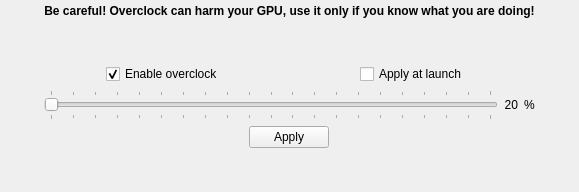
      <widget class="QWidget" name="overclockTab">
       <attribute name="title">
        <string>Overclock</string>
       </attribute>
       <layout class="QGridLayout" name="gridLayout_7">
        <property name="leftMargin">
         <number>4</number>
        </property>
        <property name="topMargin">
         <number>4</number>
        </property>
        <property name="rightMargin">
         <number>4</number>
        </property>
        <property name="bottomMargin">
         <number>4</number>
        </property>
        <item row="0" column="0">
         <layout class="QHBoxLayout" name="horizontalLayout_13">
          <item>
           <spacer name="horizontalSpacer_5">
            <property name="orientation">
             <enum>Qt::Horizontal</enum>
            </property>
            <property name="sizeHint" stdset="0">
             <size>
              <width>40</width>
              <height>20</height>
             </size>
            </property>
           </spacer>
          </item>
          <item>
           <layout class="QVBoxLayout" name="verticalLayout_17">
            <item>
             <widget class="QLabel" name="label_8">
              <property name="font">
               <font>
                <weight>75</weight>
                <bold>true</bold>
               </font>
              </property>
              <property name="text">
               <string>Be careful! Overclock can harm your GPU, use it only if you know what you are doing!</string>
              </property>
              <property name="alignment">
               <set>Qt::AlignHCenter|Qt::AlignTop</set>
              </property>
             </widget>
            </item>
            <item>
             <spacer name="verticalSpacer_3">
              <property name="orientation">
               <enum>Qt::Vertical</enum>
              </property>
              <property name="sizeHint" stdset="0">
               <size>
                <width>20</width>
                <height>40</height>
               </size>
              </property>
             </spacer>
            </item>
            <item>
             <layout class="QHBoxLayout" name="horizontalLayout_12">
              <item alignment="Qt::AlignHCenter">
               <widget class="QCheckBox" name="cb_enableOverclock">
                <property name="text">
                 <string>Enable overclock</string>
                </property>
                <property name="checked">
                 <bool>true</bool>
                </property>
               </widget>
              </item>
              <item alignment="Qt::AlignHCenter">
               <widget class="QCheckBox" name="cb_overclockAtLaunch">
                <property name="text">
                 <string>Apply at launch</string>
                </property>
               </widget>
              </item>
             </layout>
            </item>
            <item>
             <layout class="QHBoxLayout" name="horizontalLayout_11">
              <item>
               <widget class="QSlider" name="slider_overclock">
                <property name="enabled">
                 <bool>true</bool>
                </property>
                <property name="sizePolicy">
                 <sizepolicy hsizetype="Expanding" vsizetype="Preferred">
                  <horstretch>0</horstretch>
                  <verstretch>0</verstretch>
                 </sizepolicy>
                </property>
                <property name="minimumSize">
                 <size>
                  <width>400</width>
                  <height>30</height>
                 </size>
                </property>
                <property name="maximumSize">
                 <size>
                  <width>500</width>
                  <height>30</height>
                 </size>
                </property>
                <property name="maximum">
                 <number>20</number>
                </property>
                <property name="orientation">
                 <enum>Qt::Horizontal</enum>
                </property>
                <property name="tickPosition">
                 <enum>QSlider::TicksBothSides</enum>
                </property>
                <property name="tickInterval">
                 <number>1</number>
                </property>
               </widget>
              </item>
              <item>
               <widget class="QLabel" name="label_overclockPercentage">
                <property name="text">
                 <string notr="true">20</string>
                </property>
                <property name="alignment">
                 <set>Qt::AlignRight|Qt::AlignTrailing|Qt::AlignVCenter</set>
                </property>
               </widget>
              </item>
              <item>
               <widget class="QLabel" name="label_19">
                <property name="text">
                 <string notr="true">%</string>
                </property>
               </widget>
              </item>
             </layout>
            </item>
            <item alignment="Qt::AlignHCenter">
             <widget class="QPushButton" name="btn_applyOverclock">
              <property name="maximumSize">
               <size>
                <width>100</width>
                <height>16777215</height>
               </size>
              </property>
              <property name="text">
               <string>Apply</string>
              </property>
             </widget>
            </item>
            <item>
             <spacer name="verticalSpacer_4">
              <property name="orientation">
               <enum>Qt::Vertical</enum>
              </property>
              <property name="sizeHint" stdset="0">
               <size>
                <width>20</width>
                <height>40</height>
               </size>
              </property>
             </spacer>
            </item>
           </layout>
          </item>
          <item>
           <spacer name="horizontalSpacer_6">
            <property name="orientation">
             <enum>Qt::Horizontal</enum>
            </property>
            <property name="sizeHint" stdset="0">
             <size>
              <width>40</width>
              <height>20</height>
             </size>
            </property>
           </spacer>
          </item>
          <item>
           <spacer name="verticalSpacer_2">
            <property name="orientation">
             <enum>Qt::Vertical</enum>
            </property>
            <property name="sizeHint" stdset="0">
             <size>
              <width>0</width>
              <height>0</height>
             </size>
            </property>
           </spacer>
          </item>
         </layout>
        </item>
       </layout>
      </widget>
